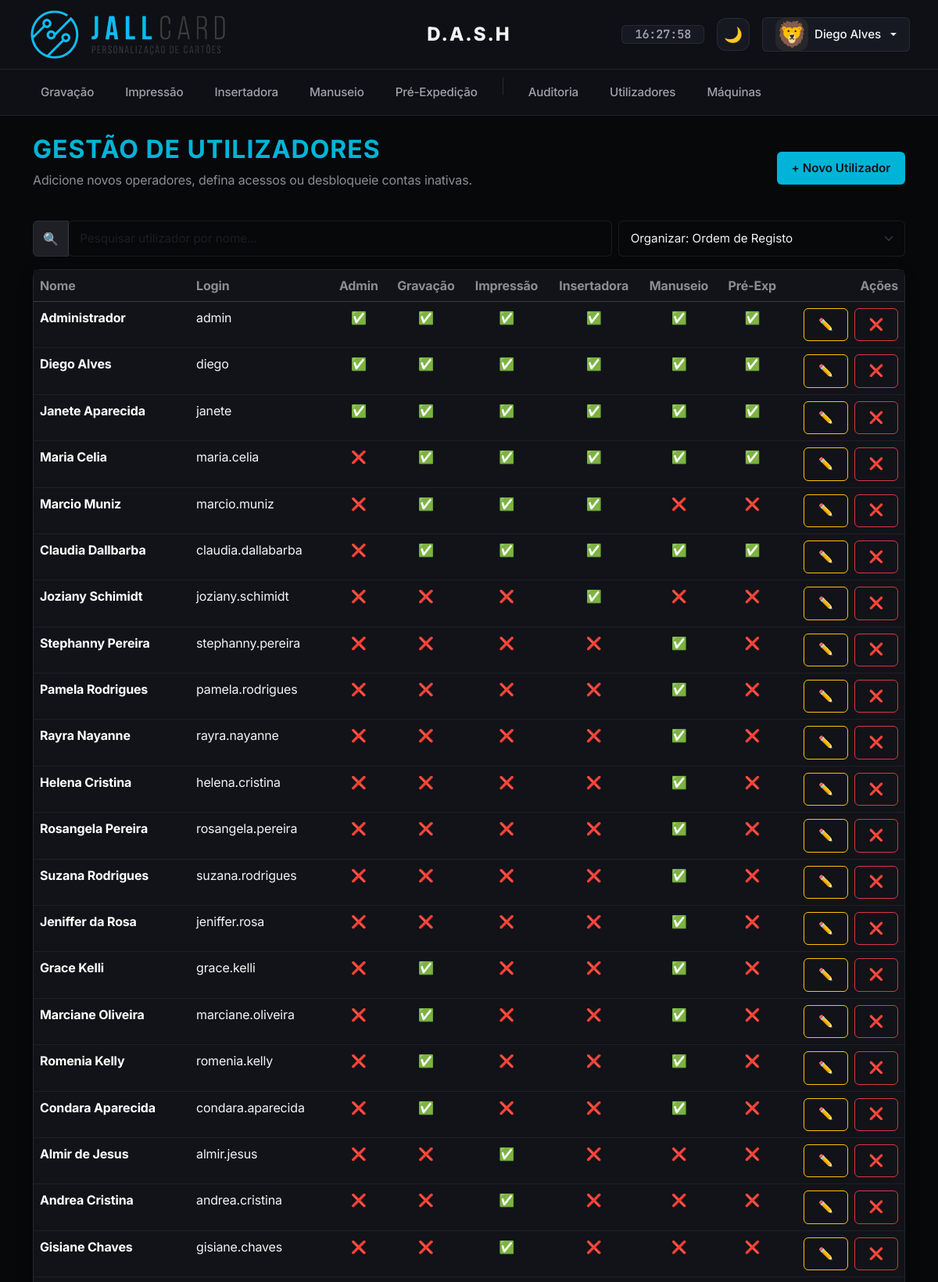
Page /usuarios (signed in, upper part) on the committed database.
### tables this page shows
CREATE TABLE usuarios (
            id INTEGER PRIMARY KEY AUTOINCREMENT,
            nome TEXT NOT NULL,
            login TEXT UNIQUE NOT NULL,
            senha TEXT NOT NULL,
            is_admin INTEGER DEFAULT 0,
            acesso_gravacao INTEGER DEFAULT 0,
            acesso_impressao INTEGER DEFAULT 0,
            acesso_insertadora INTEGER DEFAULT 0,
            acesso_manuseio INTEGER DEFAULT 0,
            acesso_pre_expedicao INTEGER DEFAULT 0
        , nome_usuario TEXT, primeiro_acesso INTEGER DEFAULT 1, tentativas_falhas INTEGER DEFAULT 0, bloqueado INTEGER DEFAULT 0, avatar TEXT DEFAULT '👤');

### app.py (the view)
@app.route('/usuarios', methods=['GET'])
def usuarios():
    if 'id_usuario' not in session or not session.get('is_admin'): return redirect(url_for('dashboard'))
    conexao = sqlite3.connect('producao.db')
    conexao.row_factory = sqlite3.Row
    cursor = conexao.cursor()
    cursor.execute('SELECT * FROM usuarios')
    lista = cursor.fetchall()
    conexao.close()
    return render_template('usuarios.html', usuarios=lista)

### templates/usuarios.html (shortened to what this page needs)
{% extends "base.html" %}
{% block conteudo %}
<div class="container mt-4">
    <div class="d-flex justify-content-between align-items-center mb-4">
        <div>
            <h2 style="color: #00b4d8; font-weight: bold; letter-spacing: 1px; text-transform: uppercase;">Gestão de Utilizadores</h2>
            <p style="color: #8a8d93;">Adicione novos operadores, defina acessos ou desbloqueie contas inativas.</p>
        </div>
        <button class="btn" data-bs-toggle="modal" data-bs-target="#modalNovoUsuario" style="background-color: #00b4d8; color: #111217; font-weight: bold;">+ Novo Utilizador</button>
    </div>
    <div class="row mb-3 g-2">
        <div class="col-md-8">
            <div class="input-group">
                <span class="input-group-text" style="background-color: #1e2026; border: 1px solid #2a2d35; color: #8a8d93;">🔍</span>
                <input type="text" id="pesquisaUsuario" class="form-control" placeholder="Pesquisar utilizador por nome..." style="background-color: #1e2026; border: 1px solid #2a2d35; color: white;">
            </div>
        </div>
        <div class="col-md-4">
            <select id="ordenarPermissao" class="form-select" style="background-color: #1e2026; border: 1px solid #2a2d35; color: white;">
                <option value="padrao">Organizar: Ordem de Registo</option>
            </select>
        </div>
    </div>
    <div class="card" style="background-color: #111217; border: 1px solid #2a2d35;">
        <div class="card-body p-0" style="overflow-x: auto;">
            <table class="table table-dark table-hover m-0" id="tabelaUtilizadores">
                <thead>
                    <tr>
                        <th style="color: #8a8d93;">Nome</th>
                        <th style="color: #8a8d93;">Login</th>
                        <th style="color: #8a8d93; text-align: center;">Admin</th>
                        <th style="color: #8a8d93; text-align: center;">Gravação</th>
                        <th style="color: #8a8d93; text-align: center;">Impressão</th>
                        <th style="color: #8a8d93; text-align: center;">Insertadora</th>
                        <th style="color: #8a8d93; text-align: center;">Manuseio</th>
                        <th style="color: #8a8d93; text-align: center;">Pré-Exp</th>
                        <th style="color: #8a8d93; text-align: right;">Ações</th>
                    </tr>
                </thead>
                <tbody>
                    {% for u in usuarios %}
                    <tr style="border-bottom: 1px solid #1e2026;">
                        <td style="font-weight: bold; color: #ffffff;">
                            {{ u.nome }}
                        </td>
                        <td>{{ u.login }}</td>
                        <td style="text-align: center;">{% if u.is_admin %}✅{% else %}❌{% endif %}</td>
                        <td style="text-align: center;">{% if u.acesso_gravacao %}✅{% else %}❌{% endif %}</td>
                        <td style="text-align: center;">{% if u.acesso_impressao %}✅{% else %}❌{% endif %}</td>
                        <td style="text-align: center;">{% if u.acesso_insertadora %}✅{% else %}❌{% endif %}</td>
                        <td style="text-align: center;">{% if u.acesso_manuseio %}✅{% else %}❌{% endif %}</td>
                        <td style="text-align: center;">{% if u.acesso_pre_expedicao %}✅{% else %}❌{% endif %}</td>
                        <td style="text-align: right; white-space: nowrap;">
                            <button class="btn btn-sm btn-outline-warning me-1" onclick="abrirEdicao({{ u.id }}, '{{ u.nome }}', '{{ u.login }}', {{ u.is_admin }}, {{ u.acesso_gravacao }}, {{ u.acesso_impressao }}, {{ u.acesso_insertadora }}, {{ u.acesso_manuseio }}, {{ u.acesso_pre_expedicao }})" title="Editar Utilizador">✏️</button>
                            <form action="{{ url_for('excluir_usuario', id_usuario=u.id) }}" method="POST" style="display:inline;" onsubmit="return confirm('Tem certeza que deseja excluir este utilizador?');">
                                <button type="submit" class="btn btn-sm btn-outline-danger" title="Apagar Utilizador">❌</button>
                            </form>
                        </td>
                    </tr>
                    {% endfor %}
                </tbody>
            </table>
        </div>
    </div>
</div>
{% endblock %}

### templates/base.html (style rules this page uses)
:root { --bg-base: #07080a; --bg-surface: #0e1015; --bg-surface-hover: #161922; --bg-card: #111318; --border-subtle: rgba(255, 255, 255, 0.08); --border-active: rgba(255, 255, 255, 0.2); --text-primary: #f3f4f6; --text-secondary: #a1a1aa; --accent: #00b4d8; --accent-glow: rgba(0, 180, 216, 0.15); --success: #10b981; }
body { background-color: var(--bg-base); color: var(--text-primary); font-family: 'Inter', -apple-system, BlinkMacSystemFont, sans-serif; -webkit-font-smoothing: antialiased; letter-spacing: -0.01em; margin: 0; padding: 0; font-size: 1rem; transition: background-color 0.3s ease, color 0.3s ease; }
.card { background-color: var(--bg-card) !important; border: 1px solid var(--border-subtle) !important; border-radius: 10px !important; box-shadow: 0 4px 24px rgba(0, 0, 0, 0.08); color: var(--text-primary) !important; }
.btn { border-radius: 6px !important; font-weight: 600 !important; font-size: 0.95rem !important; padding: 0.55rem 1.1rem !important; transition: all 0.15s ease !important; }
.form-control, .form-select { background-color: var(--bg-base) !important; border: 1px solid var(--border-subtle) !important; color: var(--text-primary) !important; border-radius: 6px !important; padding: 0.65rem 0.9rem; font-size: 0.95rem; }
[data-theme="dark"] .table-dark { --bs-table-bg: #111318 !important; --bs-table-color: #f3f4f6 !important; color: #f3f4f6 !important; }

### rows in the picture
usuarios: nome "Administrador", login "admin"
usuarios: nome "Diego Alves", login "diego"
usuarios: nome "Janete Aparecida", login "janete"
usuarios: nome "Maria Celia", login "maria.celia"
usuarios: nome "Marcio Muniz", login "marcio.muniz"
usuarios: nome "Claudia Dallbarba", login "claudia.dallabarba"
usuarios: nome "Joziany Schimidt", login "joziany.schimidt"
usuarios: nome "Stephanny Pereira", login "stephanny.pereira"
usuarios: nome "Pamela Rodrigues", login "pamela.rodrigues"
usuarios: nome "Rayra Nayanne", login "rayra.nayanne"
usuarios: nome "Helena Cristina", login "helena.cristina"
usuarios: nome "Rosangela Pereira", login "rosangela.pereira"
usuarios: nome "Suzana Rodrigues", login "suzana.rodrigues"
usuarios: nome "Jeniffer da Rosa", login "jeniffer.rosa"
usuarios: nome "Grace Kelli", login "grace.kelli"
usuarios: nome "Marciane Oliveira", login "marciane.oliveira"
usuarios: nome "Romenia Kelly", login "romenia.kelly"
usuarios: nome "Condara Aparecida", login "condara.aparecida"
usuarios: nome "Almir de Jesus", login "almir.jesus"
usuarios: nome "Andrea Cristina", login "andrea.cristina"
usuarios: nome "Gisiane Chaves", login "gisiane.chaves"

### other values in the picture
{{ session.get('avatar', '👤') }} "🦁"
{{ session.get('nome_usuario', 'Utilizador') }} "Diego Alves"
